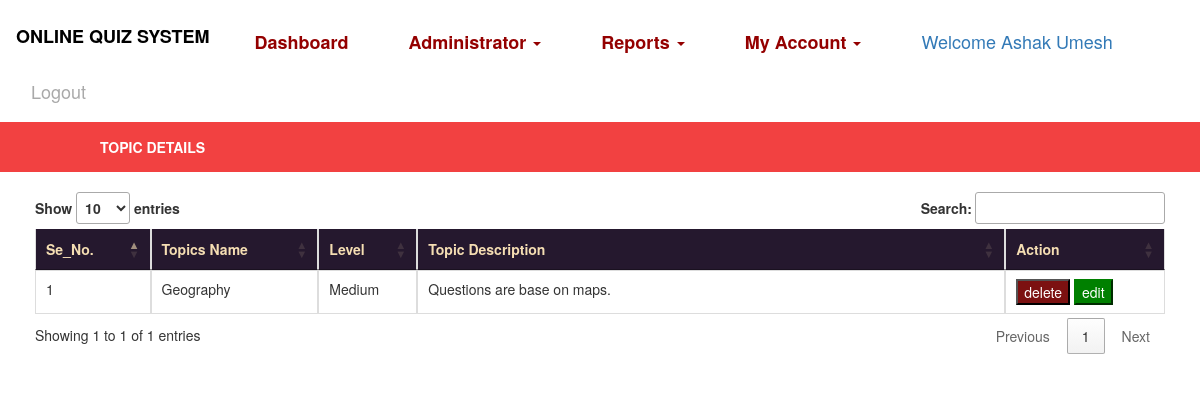
/topicreport/ (signed in), run on the app's committed database.
### Quiz/models.py (models this page shows, shortened)
class Topic(models.Model):
    course = models.ForeignKey(Course, on_delete=models.CASCADE, null=True)
    level = models.CharField(max_length=30, null=True)
    topic = models.CharField(max_length=100, null=True)
    description = models.TextField(null=True)

### Quiz/views.py (the view)
# urls.py: path('topicreport/', TopicDetail, name='topicreport'),
def TopicDetail(request):
    if not request.user.is_authenticated:
        return redirect('tutorlogin')
    student1 = Topic.objects.all()
    d = {'topicdetail': student1}
    return render(request,'topicreport.html',d)

### Quiz/templates/topicreport.html (shortened to what this page needs)
{% extends 'base2.html' %}
{% load static %}
{% block body %}
<div style="background-color:rgb(242,65,65);padding:15px">
        <table width="1000" align="center">
    <tr><th style="color:white"><b>TOPIC DETAILS</b></th>
    </tr>
</table>
</div>
<div class="container" style="padding:20px;border:0px solid white">
<table class="table table-bordered" id="myTable" style="border:0px solid white">
  <thead style="background-color:rgb(37,24,46);color:wheat;border-color:white">
  <tr>
    <th>Se_No.</th>
      <th>Topics Name</th>
    <th>Level</th>
       <th style="width:550px">Topic Description</th>
    <th>Action</th>
  </tr>
  </thead>
   <tbody style="border-color:white">
    {% for i in topicdetail %}
  <tr>
    <td>{{forloop.counter}}</td>
      <td>{{i.topic}}</td>
       <td>{{i.level}}</td>
      <td>{{i.description}}</td>
    <td><a href="{% url 'deletetopic' i.id %}"><button class="button button1">delete</button></a>
      <a href="{% url 'edittopic' i.id %}"><button class="button button2">edit</button></a></td>
  </tr>
    {% endfor %}
    </tbody>
</table>
</div>
{% endblock %}

### Quiz/templates/base2.html (shortened to what this page needs)
<!DOCTYPE html>
<html lang="en">
<head>
    {% load static %}
  <link rel="stylesheet" href="https://maxcdn.bootstrapcdn.com/bootstrap/3.4.0/css/bootstrap.min.css">
  <link rel = stylesheet href = "//cdn.datatables.net/1.10.19/css/jquery.dataTables.min.css">
</head>
<body>
<nav class="navbar navbar-expand-sm bg-info navbar-dark" style="background-color:white">
    <ul class="nav navbar-nav">
      <li class="navbar-brand" style="color:rgb(0, 0, 0)"><h4><b>ONLINE QUIZ SYSTEM</b></h4></li>
            <li class="navbar-brand"><a href="{% url 'userdashboard' %}" style="color:rgb(148, 0, 0)"><b>Dashboard</b></a></li>
      <li class="navbar-brand"><a class="dropdown-toggle" data-toggle="dropdown" href="#" style="color:rgb(148, 0, 0);bottom-padding:18px"><b>Administrator</b>  <span class="caret"></span></a>
      </li>
      <li class="navbar-brand"><a class="dropdown-toggle" data-toggle="dropdown" href="#" style="color:rgb(148, 0, 0);bottom-padding:18px"><b>Reports</b>  <span class="caret"></span></a>
      </li>
      <li class="navbar-brand"><a class="dropdown-toggle" data-toggle="dropdown" href="#" style="color:rgb(148, 0, 0);bottom-padding:18px"><b>My Account</b>  <span class="caret"></span></a>
      </li>
        <li class="navbar-brand"> <a href="#" style="color:rgb(148, 0, 0) margin-top:25px">Welcome {{request.user.first_name}} {{request.user.last_name}}</a></li>
        <li class="navbar-brand"><a href="{% url 'logout' %}" style="color:darkgrey">Logout</a></li>
    </ul>
</nav>
{% block body %}
{% endblock %}
</body>
</html>

### Quiz/templates/topicreport.html (style rules this page uses)
.button1 { background-color:rgb(124,17,17); color:white; border-color:rgb(124,17,17)); }
.button2 { background-color:green; color:white; border-color:green; }
#myTable { border-color:white; }

### data on the page
Topic: topic "Geography", level "Medium", description "Questions are base on maps."

### other printed values
{{ request.user.first_name }} "Ashak"
{{ request.user.last_name }} "Umesh"
